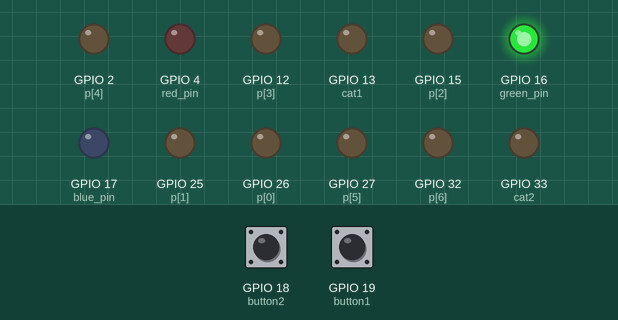
The program below on a simulated ESP32. Parts: output pins drawn as LEDs (lit = HIGH). The test bench sets the inputs (shaded band); at power-on: GPIO 18 (button2) LOW, GPIO 19 (button1) LOW.

Above: at 1.2 s.
1.3 s: GPIO 18 (button2) pulled HIGH for 0.15 s
At 5.0 s:
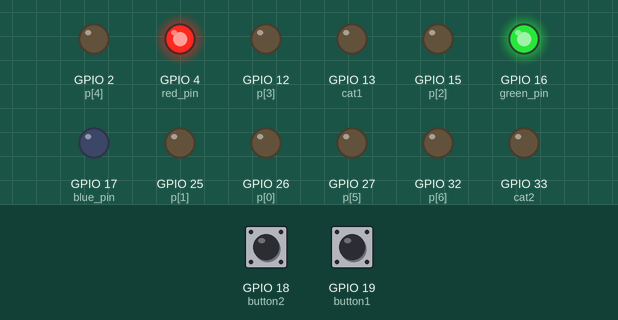
At 7.6 s:
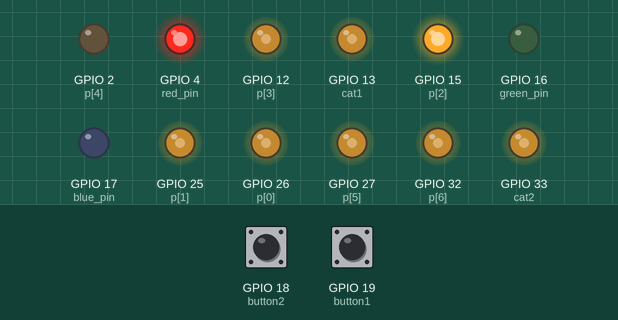
10.4 s: GPIO 19 (button1) pulled HIGH for 3.2 s
At 19.7 s:
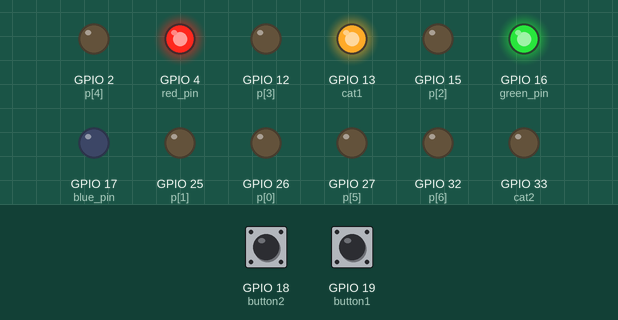
Timing chart, 0 to 23.4 s (numbered marks = the images above; inputs shaded):
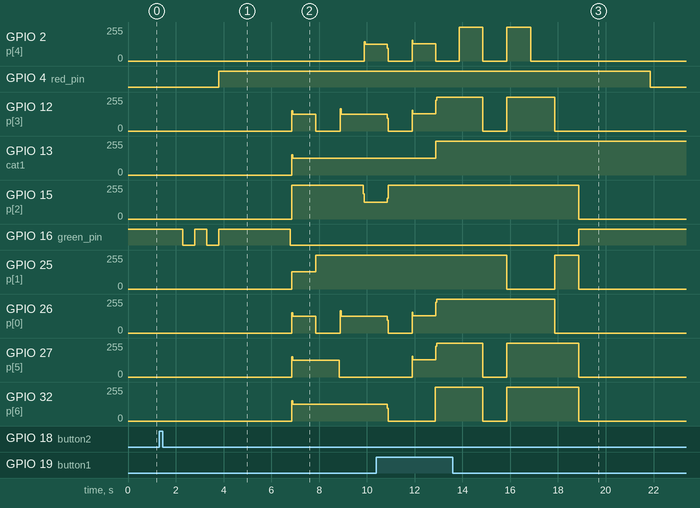

Measured:
- after the input at 1.3 s, GPIO 2 (p[4]): 0/255 → 126/255 after 8.6 s; GPIO 4 (red_pin): LOW → HIGH after 2.5 s; GPIO 12 (p[3]), GPIO 26 (p[0]): 0/255 → 125/255 after 5.6 s, → 0/255 1.0 s later, → 125/255 1.0 s later; GPIO 13 (cat1), GPIO 32 (p[6]): 0/255 → 126/255 after 5.6 s; GPIO 15 (p[2]): 0/255 → 253/255 after 5.6 s, → 126/255 3.0 s later

The program:

main.cpp
```cpp
#include <Arduino.h>
int cat1 = 13;
int cat2 = 33;
int red_pin = 4;
int blue_pin = 17;
int green_pin = 16;
int button1 = 19;
int button2 = 18;

void clearAll();
void number15();
void number14();
void number13();
void number12();
void number11();
void number10();
void number9();
void number8();
void number7();
void number6();
void number5();
void number4();
void number3();
void number2();
void number1();
void number0();
void green_blame();
void yellow();
void red();

void setup(){
  Serial.begin(115200);
  pinMode(red_pin, OUTPUT);
  pinMode(blue_pin, OUTPUT);
  pinMode(green_pin, OUTPUT);
  pinMode(26, OUTPUT);
  pinMode(27, OUTPUT);
  pinMode(25, OUTPUT);
  pinMode(32, OUTPUT);
  pinMode(2, OUTPUT);
  pinMode(15, OUTPUT);
  pinMode(12, OUTPUT);
  pinMode(cat1, OUTPUT);
  pinMode(cat2, OUTPUT);
  pinMode(button1, INPUT);
  pinMode(button2, INPUT);
}

void loop(){
  digitalWrite(green_pin, HIGH);
  digitalWrite(red_pin, LOW);
  digitalWrite(blue_pin, LOW);

  if(digitalRead(button1) || digitalRead(button2)) {
    delay(500);

    green_blame();
    digitalWrite(green_pin, LOW);
    yellow();

    digitalWrite(green_pin, LOW);
    digitalWrite(red_pin, LOW);
    red();

    number15();
    number14();
    number13();
    number12();
    number11();
    number10();
    number9();
    number8();
    number7();
    number6();
    number5();
    number4();

    digitalWrite(red_pin, LOW);
    yellow();
  }
}

void clearAll() {
  int p[] = {26, 25, 15, 12, 2, 27, 32};
  for(int i=0; i<7; i++) digitalWrite(p[i], 0);
}

void number15() {
  for (int i = 0; i < 100; i++) {
    digitalWrite(cat1, 0); digitalWrite(cat2, 1);
    digitalWrite(25, 1); digitalWrite(15, 1);
    delay(5);
    clearAll();
    digitalWrite(cat1, 1); digitalWrite(cat2, 0);
    digitalWrite(26, 1); digitalWrite(27, 1); digitalWrite(32, 1); digitalWrite(15, 1); digitalWrite(12, 1);
    delay(5);
    clearAll();
  }
}

void number14() {
  for (int i = 0; i < 100; i++) {
    digitalWrite(cat1, 0); digitalWrite(cat2, 1);
    digitalWrite(25, 1); digitalWrite(15, 1);
    delay(5); clearAll();
    digitalWrite(cat1, 1); digitalWrite(cat2, 0);
    digitalWrite(27, 1); digitalWrite(32, 1); digitalWrite(25, 1); digitalWrite(15, 1);
    delay(5); clearAll();
  }
}

void number13() {
  for (int i = 0; i < 100; i++) {
    digitalWrite(cat1, 0); digitalWrite(cat2, 1);
    digitalWrite(25, 1); digitalWrite(15, 1);
    delay(5); clearAll();
    digitalWrite(cat1, 1); digitalWrite(cat2, 0);
    digitalWrite(26, 1); digitalWrite(25, 1); digitalWrite(32, 1); digitalWrite(15, 1); digitalWrite(12, 1);
    delay(5); clearAll();
  }
}

void number12() {
  for (int i = 0; i < 100; i++) {
    digitalWrite(cat1, 0); digitalWrite(cat2, 1);
    digitalWrite(25, 1); digitalWrite(15, 1);
    delay(5); clearAll();
    digitalWrite(cat1, 1); digitalWrite(cat2, 0);
    digitalWrite(26, 1); digitalWrite(25, 1); digitalWrite(32, 1); digitalWrite(2, 1); digitalWrite(12, 1);
    delay(5); clearAll();
  }
}

void number11() {
  for (int i = 0; i < 100; i++) {
    digitalWrite(cat1, 0); digitalWrite(cat2, 1);
    digitalWrite(25, 1); digitalWrite(15, 1);
    delay(5); clearAll();
    digitalWrite(cat1, 1); digitalWrite(cat2, 0);
    digitalWrite(25, 1); digitalWrite(15, 1);
    delay(5); clearAll();
  }
}

void number10() {
  for (int i = 0; i < 100; i++) {
    digitalWrite(cat1, 0); digitalWrite(cat2, 1);
    digitalWrite(25, 1); digitalWrite(15, 1);
    delay(5);
    clearAll();
    digitalWrite(cat1, 1); digitalWrite(cat2, 0);
    digitalWrite(26, 1); digitalWrite(25, 1); digitalWrite(15, 1);
    digitalWrite(12, 1); digitalWrite(2, 1); digitalWrite(27, 1);
    delay(5);
    clearAll();
  }
}

void number9(){
 digitalWrite (cat1, 1);
 digitalWrite (cat2, 0);
 digitalWrite (26, 1);
 digitalWrite (25, 1);
 digitalWrite (15, 1);
 digitalWrite (12, 1);
 digitalWrite (32, 1);
 digitalWrite (27, 1);
 delay(1000);
 digitalWrite (26, 0);
 digitalWrite (25, 0);
 digitalWrite (15, 0);
 digitalWrite (12, 0);
 digitalWrite (32, 0);
 digitalWrite (27, 0);
}

void number8(){
 digitalWrite (cat1, 1);
 digitalWrite (cat2, 0);
 digitalWrite (26, 1);
 digitalWrite (25, 1);
 digitalWrite (15, 1);
 digitalWrite (12, 1);
 digitalWrite (2, 1);
 digitalWrite (27, 1);
 digitalWrite (32, 1);
 delay(1000);
 digitalWrite (26, 0);
 digitalWrite (25, 0);
 digitalWrite (15, 0);
 digitalWrite (12, 0);
 digitalWrite (2, 0);
 digitalWrite (27, 0);
 digitalWrite (32, 0);
}

void number7(){
 digitalWrite (cat1, 1);
 digitalWrite (cat2, 0);
 digitalWrite (26, 1);
 digitalWrite (25, 1);
 digitalWrite (15, 1);
 delay(1000);
 digitalWrite (26, 0);
 digitalWrite (25, 0);
 digitalWrite (15, 0);
}

void number6(){
 digitalWrite (cat1, 1);
 digitalWrite (cat2, 0);
 digitalWrite (26, 1);
 digitalWrite (27, 1);
 digitalWrite (32, 1);
 digitalWrite (15, 1);
 digitalWrite (12, 1);
 digitalWrite (2, 1);
 delay(1000);
 digitalWrite (26, 0);
 digitalWrite (27, 0);
 digitalWrite (32, 0);
 digitalWrite (15, 0);
 digitalWrite (12, 0);
 digitalWrite (2, 0);
}

void number5(){
 digitalWrite (cat1, 1);
 digitalWrite (cat2, 0);
 digitalWrite (26, 1);
 digitalWrite (27, 1);
 digitalWrite (32, 1);
 digitalWrite (15, 1);
 digitalWrite (12, 1);
 delay(1000);
 digitalWrite (26, 0);
 digitalWrite (27, 0);
 digitalWrite (32, 0);
 digitalWrite (15, 0);
 digitalWrite (12, 0);
}

void number4(){
 digitalWrite (cat1, 1);
 digitalWrite (cat2, 0);
 digitalWrite (27, 1);
 digitalWrite (32, 1);
 digitalWrite (25, 1);
 digitalWrite (15, 1);
 delay(1000);
 digitalWrite (27, 0);
 digitalWrite (32, 0);
 digitalWrite (25, 0);
 digitalWrite (15, 0);
}

void number3(){
 digitalWrite (cat1, 1);
 digitalWrite (cat2, 0);
 digitalWrite (26, 1);
 digitalWrite (25, 1);
 digitalWrite (32, 1);
 digitalWrite (15, 1);
 digitalWrite (12, 1);
 delay(1000);
 digitalWrite (26, 0);
 digitalWrite (25,0);
 digitalWrite (32, 0);
 digitalWrite (15, 0);
 digitalWrite (12, 0);
}

void number2(){
 digitalWrite (cat1, 1);
 digitalWrite (cat2, 0);
 digitalWrite (26, 1);
 digitalWrite (25, 1);
 digitalWrite (32, 1);
 digitalWrite (2, 1);
 digitalWrite (12, 1);
 delay(1000);
 digitalWrite (26, 0);
 digitalWrite (25, 0);
 digitalWrite (32, 0);
 digitalWrite (2, 0);
 digitalWrite (12, 0);
}

void number1(){
 digitalWrite (cat1, 1);
 digitalWrite (cat2, 0);
 digitalWrite (25, 1);
 digitalWrite (15, 1);
 delay(1000);
 digitalWrite (25, 0);
 digitalWrite (15, 0);
}

void number0(){
 digitalWrite (cat1, 0);
 digitalWrite (cat2, 1);
 digitalWrite (26, 1);
 digitalWrite (25, 1);
 digitalWrite (15, 1);
 digitalWrite (12, 1);
 digitalWrite (2, 1);
 digitalWrite (27, 1);
 delay(1000);
 digitalWrite (26, 0);
 digitalWrite (25, 0);
 digitalWrite (15, 0);
 digitalWrite (12, 0);
 digitalWrite (2, 0);
 digitalWrite (27, 0);
}

void green_blame(){
 for (int i = 0; i < 2; i++){
  digitalWrite(green_pin, 1);
  delay(500);
  digitalWrite(green_pin, 0);
  delay(500);
  }
}

void yellow(){
 digitalWrite(green_pin, 1);
 digitalWrite(red_pin, 1);
 delay(3000);
}

void red(){
  digitalWrite(red_pin, 1);
}
```
